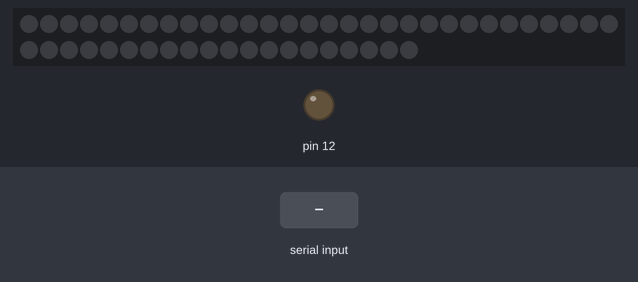
Bench run of a sketch on a simulated Arduino Uno, built with avr-gcc and run on an emulated ATmega328P. Parts: 50 RGB LEDs in strip order, left to right, continuing on the next row, output pins drawn as LEDs (lit = HIGH). The inputs (shaded band) are chosen by the test bench. Colours are those a GRB WS2812 strip shows for the declared byte order.

Above: at 2.2 s.
2.3 s: byte 2 (2) received over Serial
At 3.6 s:
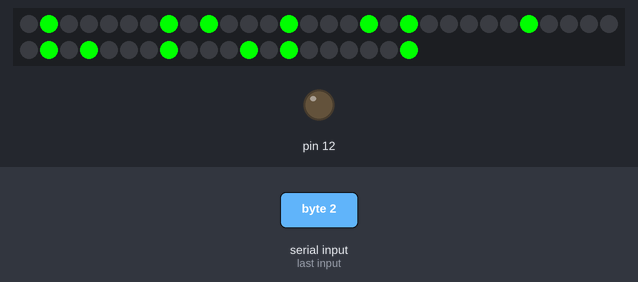
5.3 s: byte 1 (1) received over Serial
At 7.1 s:
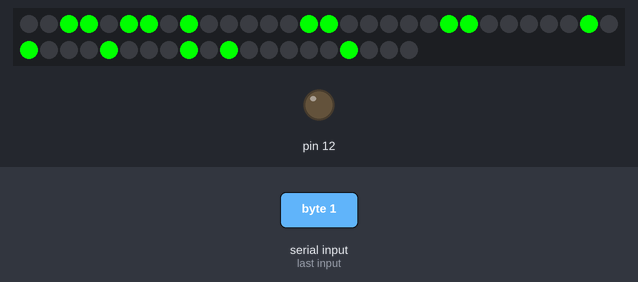
Timing chart, 0 to 8.6 s (numbered marks = the images above; inputs shaded):
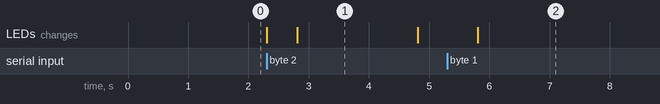

The sketch:

Matriz_LED_Final.ino
```cpp
#include <FastLED.h>
#include <Wire.h>
 #define NUM_LEDS 50
 #define LED_PIN 3

 CRGB leds[NUM_LEDS];

int mensaje;


void setup () {
pinMode(12, OUTPUT);
Serial.begin (9600);
FastLED.addLeds<WS2812B, LED_PIN, RGB>(leds, NUM_LEDS);
delay(1000);


 }

 void loop () {


  if(Serial.available() > 0){

    mensaje = Serial.read();


   if(mensaje == 1){

fill_solid (leds, NUM_LEDS, CRGB::Black);

FastLED.show();

delay (500);

corazon ();


    }

 else if(mensaje == 2){

fill_solid (leds, NUM_LEDS, CRGB::Black);

FastLED.show();

delay (500);


x () ;

delay (2000);

fill_solid (leds, NUM_LEDS, CRGB::Black);

FastLED.show();

delay (300);


    }


else{

    }


 }
 }

 void cara ()

{
  leds[12] = CRGB::Red;
  leds[13] = CRGB::Red;
  leds[16] = CRGB::Red;
  leds[17] = CRGB::Red;
  leds[9] = CRGB::Red;
  leds[10] = CRGB::Red;
  leds[19] = CRGB::Red;
  leds[20] = CRGB::Red;
  leds[37] = CRGB::Red;
  leds[38] = CRGB::Red;
  leds[39] = CRGB::Red;
  leds[40] = CRGB::Red;
  leds[41] = CRGB::Red;
FastLED.show();

}

void x ()

{
  leds[1] = CRGB::Red;
  leds[13] = CRGB::Red;
  leds[17] = CRGB::Red;
  leds[25] = CRGB::Red;
  leds[33] = CRGB::Red;
  leds[37] = CRGB::Red;
  leds[49] = CRGB::Red;
  leds[7] = CRGB::Red;
  leds[9] = CRGB::Red;
  leds[19] = CRGB::Red;
  leds[31] = CRGB::Red;
  leds[41] = CRGB::Red;
  leds[43] = CRGB::Red;
FastLED.show();

}

void corazon ()

{
  leds[2] = CRGB::Red;
  leds[3] = CRGB::Red;
  leds[5] = CRGB::Red;
  leds[6] = CRGB::Red;
  leds[14] = CRGB::Red;
  leds[8] = CRGB::Red;
  leds[15] = CRGB::Red;
  leds[21] = CRGB::Red;
  leds[28] = CRGB::Red;
  leds[22] = CRGB::Red;
  leds[30] = CRGB::Red;
  leds[34] = CRGB::Red;
  leds[40] = CRGB::Red;
  leds[38] = CRGB::Red;
  leds[46] = CRGB::Red;
FastLED.show();

}


void triangulo ()

{
leds[4] = CRGB::Yellow;
  leds[11] = CRGB::Yellow;
  leds[17] = CRGB::Yellow;
  leds[18] = CRGB::Yellow;
  leds[19] = CRGB::Yellow;
  leds[23] = CRGB::Yellow;
  leds[24] = CRGB::Yellow;
  leds[25] = CRGB::Yellow;
  leds[26] = CRGB::Yellow;
  leds[27] = CRGB::Yellow;
  leds[29] = CRGB::Yellow;
  leds[30] = CRGB::Yellow;
  leds[31] = CRGB::Yellow;
  leds[32] = CRGB::Yellow;
  leds[33] = CRGB::Yellow;
  leds[34] = CRGB::Yellow;
  leds[35] = CRGB::Yellow;
  leds[36] = CRGB::Yellow;
  leds[37] = CRGB::Yellow;
  leds[38] = CRGB::Yellow;
  leds[39] = CRGB::Yellow;
  leds[40] = CRGB::Yellow;
  leds[41] = CRGB::Yellow;
  leds[42] = CRGB::Yellow;

  FastLED.show();


}

void izquierda ()
{
leds[12] = CRGB::Green;
  leds[16] = CRGB::Green;
  leds[22] = CRGB::Green;
  leds[23] = CRGB::Green;
  leds[24] = CRGB::Green;
  leds[25] = CRGB::Green;
  leds[26] = CRGB::Green;
  leds[27] = CRGB::Green;
  leds[28] = CRGB::Green;
  leds[40] = CRGB::Green;
  leds[30] = CRGB::Green;


   FastLED.show();
}

void derecha ()
{

  leds[10] = CRGB::Blue;
  leds[20] = CRGB::Blue;
  leds[22] = CRGB::Blue;
  leds[23] = CRGB::Blue;
  leds[24] = CRGB::Blue;
  leds[25] = CRGB::Blue;
  leds[26] = CRGB::Blue;
  leds[27] = CRGB::Blue;
  leds[28] = CRGB::Blue;
  leds[34] = CRGB::Blue;
  leds[38] = CRGB::Blue;

FastLED.show();
}
```

Measured:
- after the input at 5.3 s, the LEDs: change after 0.51 s (image 2)
- what the display in image 1 shows lasts 2.0 s, from 2.8 s to 4.8 s
